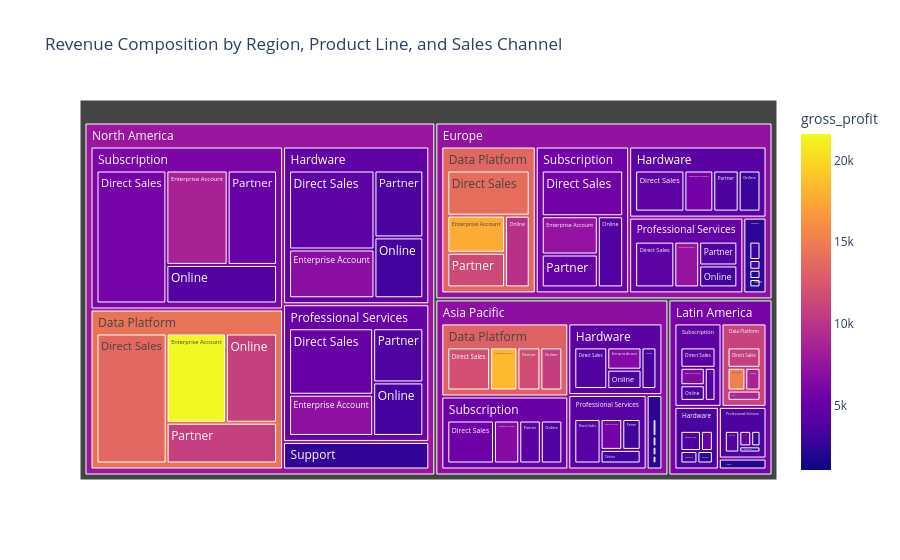

The notebook cell this image was saved under:
### Code cell
fig = px.treemap(
    transactions,
    path=["region", "product_line", "sales_channel"],
    values="net_revenue",
    color="gross_profit",
    title="Revenue Composition by Region, Product Line, and Sales Channel"
)

fig.show()

# Save interactive and static outputs
fig.write_html(FIGURES_DIR / "revenue_composition_treemap.html")
fig.write_image(FIGURES_DIR / "revenue_composition_treemap.png", width=1100, height=700)

### Figure 1 — Plotly figure (JSON) as saved in the notebook; plotly's stock layout.template omitted (floating-point values rounded to 4 significant figures)
{"data": [{"branchvalues": "total", "customdata": [[13660.0], [10850.0], [5107.0], [5644.0], [5192.0], [11590.0], [3236.0], [2287.0], [5862.0], [1667.0], [3022.0], [8737.0], [10900.0], [5154.0], [4542.0], [3670.0], [4613.0], [21610.0], [5394.0], [7491.0], [3930.0], [2310.0], [13980.0], [3820.0], [2590.0], [4151.0], [4864.0], [6665.0], [4447.0], [7566.0], [11950.0], [4570.0], [11690.0], [3969.0], [4379.0], [3734.0], [15210.0], [3262.0], [3859.0], [2362.0], [1534.0], [10740.0], [9106.0], [1092.0], [3213.0], [3856.0], [1883.0], [4354.0], [3951.0], [3515.0], [7162.0], [3918.0], [4021.0], [2514.0], [2937.0], [2688.0], [1796.0], [9783.0], [3408.0], [3101.0], [2213.0], [18380.0], [3489.0], [3993.0], [3199.0], [2991.0], [6957.0], [3756.0], [6573.0], [10780.0], [5750.0], [17670.0], [2238.0], [2845.0], [6601.0], [8775.0], [5737.0], [1787.0], [1992.0], [4883.0], [14380.0], [5050.0], [5591.0], [3780.0], [13530.0], [4748.0], [2585.0], [6113.0], [2309.0], [4404.0], [5223.0], [4920.0], [13200.0], [4231.0], [11080.0], [2447.0], [2013.0], [4623.0], [4474.0], [3623.0], [7827.0], [7417.0], [5964.0], [7072.0]], "domain": {"x": [0, 1], "y": [0, 1]}, "hovertemplate": "labels=%{label}<br>net_revenue=%{value}<br>parent=%{parent}<br>id=%{id}<br>gross_profit=%{color}<extra></extra>", "ids": ["North America/Data Platform/Direct Sales", "North America/Data Platform/Partner", "North America/Professional Services/Direct Sales", "Europe/Subscription/Direct Sales", "Latin America/Professional Services/Enterprise Account", "Europe/Data Platform/Partner", "North America/Hardware/Online", "North America/Support/Partner", "North America/Subscription/Direct Sales", "Asia Pacific/Support/Online", "Europe/Hardware/Online", "North America/Subscription/Enterprise Account", "North America/Data Platform/Online", "North America/Subscription/Partner", "North America/Hardware/Direct Sales", "Europe/Hardware/Partner", "Europe/Hardware/Direct Sales", "North America/Data Platform/Enterprise Account", "Asia Pacific/Subscription/Direct Sales", "Europe/Subscription/Enterprise Account", "Asia Pacific/Subscription/Online", "North America/Support/Direct Sales", "Europe/Data Platform/Direct Sales", "Europe/Professional Services/Partner", "Latin America/Professional Services/Online", "North America/Subscription/Online", "Europe/Subscription/Partner", "Asia Pacific/Subscription/Enterprise Account", "Asia Pacific/Subscription/Partner", "Europe/Professional Services/Enterprise Account", "Asia Pacific/Data Platform/Direct Sales", "Europe/Professional Services/Direct Sales", "Asia Pacific/Data Platform/Partner", "Europe/Subscription/Online", "Asia Pacific/Professional Services/Direct Sales", "North America/Hardware/Partner", "Latin America/Data Platform/Enterprise Account", "Europe/Professional Services/Online", "North America/Professional Services/Partner", "Asia Pacific/Support/Direct Sales", "Europe/Support/Online", "Asia Pacific/Data Platform/Online", "Latin America/Data Platform/Partner", "Latin America/Support/Online", "Asia Pacific/Professional Services/Partner", "North America/Support/Enterprise Account", "Europe/Support/Partner", "Latin America/Subscription/Direct Sales", "Latin America/Professional Services/Direct Sales", "Latin America/Subscription/Online", "North America/Professional Services/Enterprise Account", "Asia Pacific/Hardware/Online", "Asia Pacific/Hardware/Direct Sales", "Latin America/Support/Enterprise Account", "Europe/Support/Direct Sales", "Latin America/Professional Services/Partner", "North America/Support/Online", "Europe/Data Platform/Online", "North America/Professional Services/Online", "Asia Pacific/Professional Services/Online", "Latin America/Support/Direct Sales", "Asia Pacific/Data Platform/Enterprise Account", "Asia Pacific/Hardware/Partner", "Latin America/Subscription/Partner", "Latin America/Hardware/Partner", "Asia Pacific/Support/Enterprise Account", "North America/Hardware/Enterprise Account", "Latin America/Hardware/Direct Sales", "Asia Pacific/Hardware/Enterprise Account", "Latin America/Data Platform/Direct Sales", "Asia Pacific/Professional Services/Enterprise Account", "Europe/Data Platform/Enterprise Account", "Latin America/Hardware/Online", "Europe/Support/Enterprise Account", "Latin America/Subscription/Enterprise Account", "Latin America/Data Platform/Online", "Europe/Hardware/Enterprise Account", "Latin America/Support/Partner", "Asia Pacific/Support/Partner", "Latin America/Hardware/Enterprise Account", "North America/Data Platform", "North America/Professional Services", "Europe/Subscription", "Latin America/Professional Services", "Europe/Data Platform", "North America/Hardware", "North America/Support", "North America/Subscription", "Asia Pacific/Support", "Europe/Hardware", "Asia Pacific/Subscription", "Europe/Professional Services", "Asia Pacific/Data Platform", "Asia Pacific/Professional Services", "Latin America/Data Platform", "Europe/Support", "Latin America/Support", "Latin America/Subscription", "Asia Pacific/Hardware", "Latin America/Hardware", "North America", "Europe", "Latin America", "Asia Pacific"], "labels": ["Direct Sales", "Partner", "Direct Sales", "Direct Sales", "Enterprise Account", "Partner", "Online", "Partner", "Direct Sales", "Online", "Online", "Enterprise Account", "Online", "Partner", "Direct Sales", "Partner", "Direct Sales", "Enterprise Account", "Direct Sales", "Enterprise Account", "Online", "Direct Sales", "Direct Sales", "Partner", "Online", "Online", "Partner", "Enterprise Account", "Partner", "Enterprise Account", "Direct Sales", "Direct Sales", "Partner", "Online", "Direct Sales", "Partner", "Enterprise Account", "Online", "Partner", "Direct Sales", "Online", "Online", "Partner", "Online", "Partner", "Enterprise Account", "Partner", "Direct Sales", "Direct Sales", "Online", "Enterprise Account", "Online", "Direct Sales", "Enterprise Account", "Direct Sales", "Partner", "Online", "Online", "Online", "Online", "Direct Sales", "Enterprise Account", "Partner", "Partner", "Partner", "Enterprise Account", "Enterprise Account", "Direct Sales", "Enterprise Account", "Direct Sales", "Enterprise Account", "Enterprise Account", "Online", "Enterprise Account", "Enterprise Account", "Online", "Enterprise Account", "Partner", "Partner", "Enterprise Account", "Data Platform", "Professional Services", "Subscription", "Professional Services", "Data Platform", "Hardware", "Support", "Subscription", "Support", "Hardware", "Subscription", "Professional Services", "Data Platform", "Professional Services", "Data Platform", "Support", "Support", "Subscription", "Hardware", "Hardware", "North America", "Europe", "Latin America", "Asia Pacific"], "marker": {"coloraxis": "coloraxis", "colors": [13660.0, 10850.0, 5107.0, 5644.0, 5192.0, 11590.0, 3236.0, 2287.0, 5862.0, 1667.0, 3022.0, 8737.0, 10900.0, 5154.0, 4542.0, 3670.0, 4613.0, 21610.0, 5394.0, 7491.0, 3930.0, 2310.0, 13980.0, 3820.0, 2590.0, 4151.0, 4864.0, 6665.0, 4447.0, 7566.0, 11950.0, 4570.0, 11690.0, 3969.0, 4379.0, 3734.0, 15210.0, 3262.0, 3859.0, 2362.0, 1534.0, 10740.0, 9106.0, 1092.0, 3213.0, 3856.0, 1883.0, 4354.0, 3951.0, 3515.0, 7162.0, 3918.0, 4021.0, 2514.0, 2937.0, 2688.0, 1796.0, 9783.0, 3408.0, 3101.0, 2213.0, 18380.0, 3489.0, 3993.0, 3199.0, 2991.0, 6957.0, 3756.0, 6573.0, 10780.0, 5750.0, 17670.0, 2238.0, 2845.0, 6601.0, 8775.0, 5737.0, 1787.0, 1992.0, 4883.0, 14380.0, 5050.0, 5591.0, 3780.0, 13530.0, 4748.0, 2585.0, 6113.0, 2309.0, 4404.0, 5223.0, 4920.0, 13200.0, 4231.0, 11080.0, 2447.0, 2013.0, 4623.0, 4474.0, 3623.0, 7827.0, 7417.0, 5964.0, 7072.0]}, "name": "", "parents": ["North America/Data Platform", "North America/Data Platform", "North America/Professional Services", "Europe/Subscription", "Latin America/Professional Services", "Europe/Data Platform", "North America/Hardware", "North America/Support", "North America/Subscription", "Asia Pacific/Support", "Europe/Hardware", "North America/Subscription", "North America/Data Platform", "North America/Subscription", "North America/Hardware", "Europe/Hardware", "Europe/Hardware", "North America/Data Platform", "Asia Pacific/Subscription", "Europe/Subscription", "Asia Pacific/Subscription", "North America/Support", "Europe/Data Platform", "Europe/Professional Services", "Latin America/Professional Services", "North America/Subscription", "Europe/Subscription", "Asia Pacific/Subscription", "Asia Pacific/Subscription", "Europe/Professional Services", "Asia Pacific/Data Platform", "Europe/Professional Services", "Asia Pacific/Data Platform", "Europe/Subscription", "Asia Pacific/Professional Services", "North America/Hardware", "Latin America/Data Platform", "Europe/Professional Services", "North America/Professional Services", "Asia Pacific/Support", "Europe/Support", "Asia Pacific/Data Platform", "Latin America/Data Platform", "Latin America/Support", "Asia Pacific/Professional Services", "North America/Support", "Europe/Support", "Latin America/Subscription", "Latin America/Professional Services", "Latin America/Subscription", "North America/Professional Services", "Asia Pacific/Hardware", "Asia Pacific/Hardware", "Latin America/Support", "Europe/Support", "Latin America/Professional Services", "North America/Support", "Europe/Data Platform", "North America/Professional Services", "Asia Pacific/Professional Services", "Latin America/Support", "Asia Pacific/Data Platform", "Asia Pacific/Hardware", "Latin America/Subscription", "Latin America/Hardware", "Asia Pacific/Support", "North America/Hardware", "Latin America/Hardware", "Asia Pacific/Hardware", "Latin America/Data Platform", "Asia Pacific/Professional Services", "Europe/Data Platform", "Latin America/Hardware", "Europe/Support", "Latin America/Subscription", "Latin America/Data Platform", "Europe/Hardware", "Latin America/Support", "Asia Pacific/Support", "Latin America/Hardware", "North America", "North America", "Europe", "Latin America", "Europe", "North America", "North America", "North America", "Asia Pacific", "Europe", "Asia Pacific", "Europe", "Asia Pacific", "Asia Pacific", "Latin America", "Europe", "Latin America", "Latin America", "Asia Pacific", "Latin America", "", "", "", ""], "type": "treemap", "values": [35730000.0, 17640000.0, 23250000.0, 17690000.0, 2114000.0, 9474000.0, 11930000.0, 2344000.0, 36250000.0, 708400.0, 5606000.0, 22570000.0, 17850000.0, 18210000.0, 27090000.0, 6509000.0, 12640000.0, 20750000.0, 12610000.0, 10180000.0, 5804000.0, 4594000.0, 17650000.0, 5546000.0, 1639000.0, 16650000.0, 8755000.0, 6831000.0, 5821000.0, 6936000.0, 11580000.0, 10920000.0, 6209000.0, 8571000.0, 7744000.0, 13130000.0, 3102000.0, 5093000.0, 11300000.0, 1527000.0, 1063000.0, 5925000.0, 2602000.0, 298200.0, 3756000.0, 2903000.0, 1165000.0, 5390000.0, 3594000.0, 2864000.0, 14410000.0, 4372000.0, 9073000.0, 424300.0, 2322000.0, 1508000.0, 2184000.0, 8398000.0, 11160000.0, 3617000.0, 756800.0, 7401000.0, 4105000.0, 2680000.0, 2004000.0, 914500.0, 16710000.0, 3911000.0, 5044000.0, 5145000.0, 4447000.0, 10160000.0, 1819000.0, 1227000.0, 3195000.0, 2641000.0, 7411000.0, 394500.0, 789900.0, 2258000.0, 91970000.0, 60110000.0, 45200000.0, 8855000.0, 45680000.0, 68850000.0, 12020000.0, 93680000.0, 3940000.0, 32170000.0, 31070000.0, 28500000.0, 31120000.0, 19560000.0, 13490000.0, 5778000.0, 1874000.0, 14130000.0, 22590000.0, 9992000.0, 326600000.0, 157300000.0, 48340000.0, 108300000.0]}], "layout": {"coloraxis": {"colorbar": {"title": {"text": "gross_profit"}}, "colorscale": [[0, "#0d0887"], [0.1111, "#46039f"], [0.2222, "#7201a8"], [0.3333, "#9c179e"], [0.4444, "#bd3786"], [0.5556, "#d8576b"], [0.6667, "#ed7953"], [0.7778, "#fb9f3a"], [0.8889, "#fdca26"], [1, "#f0f921"]]}, "legend": {"tracegroupgap": 0}, "title": {"text": "Revenue Composition by Region, Product Line, and Sales Channel"}}}
